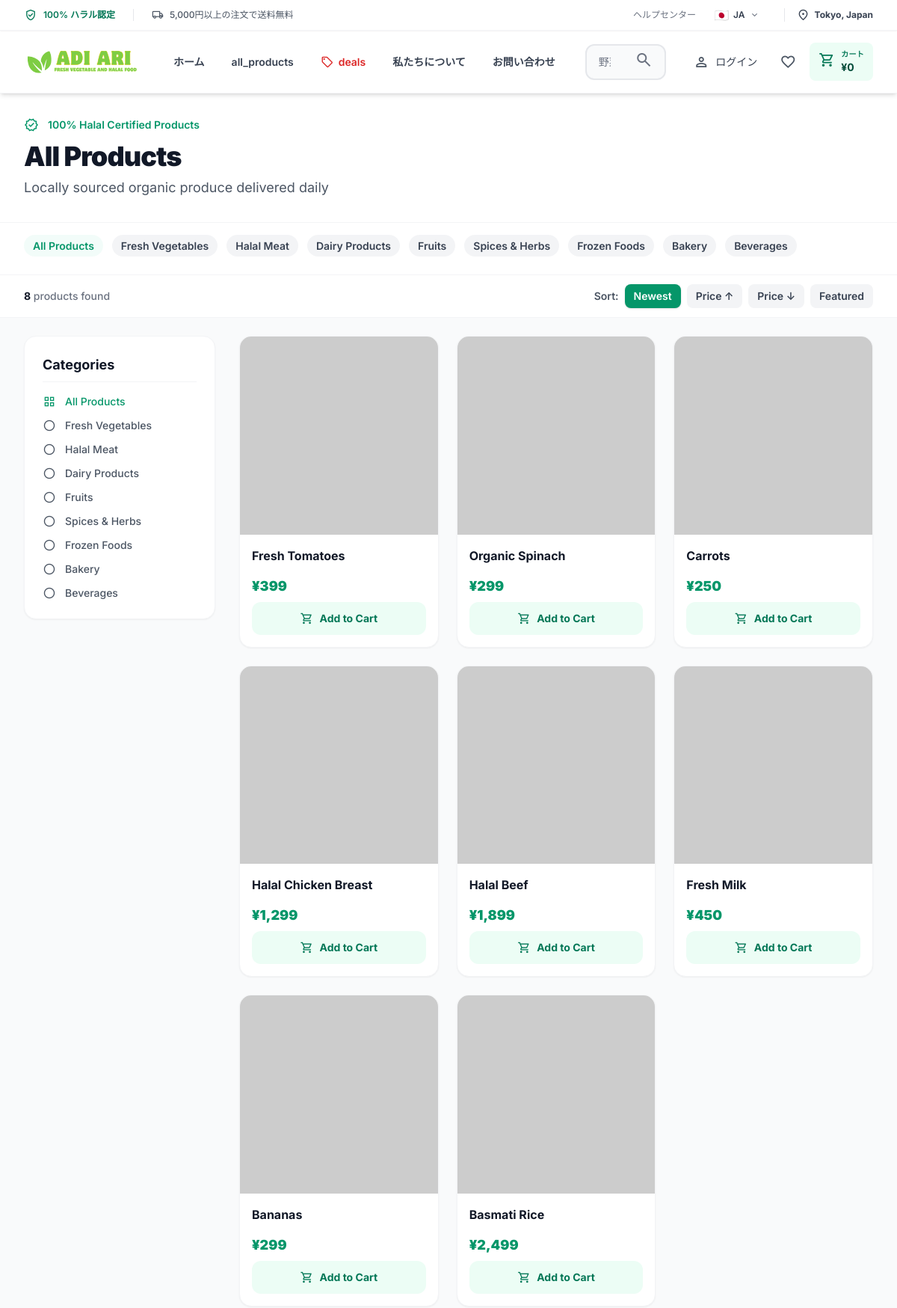
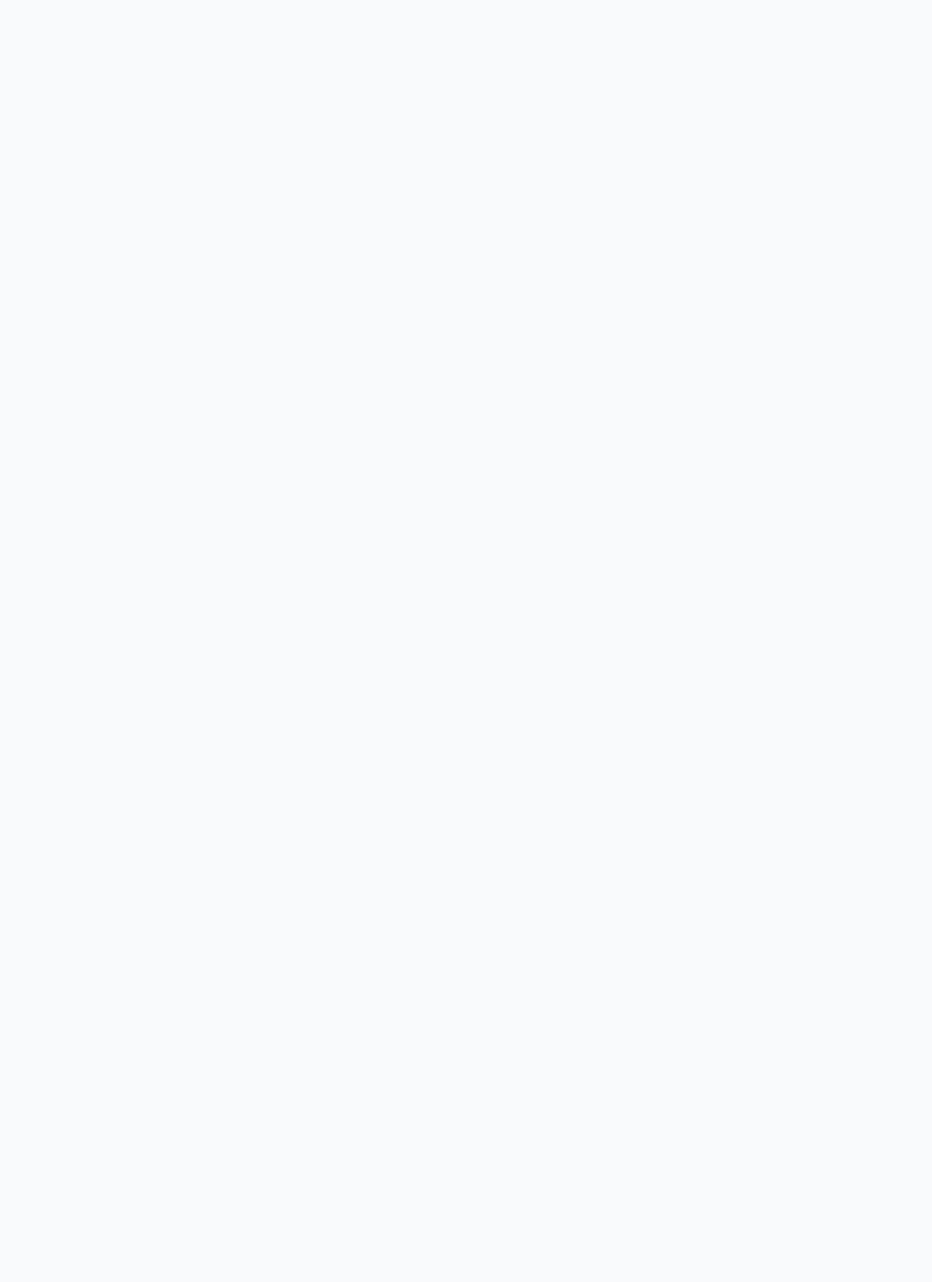
Page /products (upper part) on the committed database (2 pictures, top to bottom).
### tables this page shows
CREATE TABLE IF NOT EXISTS categories (
    id INT PRIMARY KEY AUTO_INCREMENT,
    name VARCHAR(100) NOT NULL,
    slug VARCHAR(100) UNIQUE NOT NULL,
    description TEXT,
    image VARCHAR(255),
    icon VARCHAR(100),
    parent_id INT NULL,
    display_order INT DEFAULT 0,
    status ENUM('active', 'inactive') DEFAULT 'active',
    meta_title VARCHAR(200),
    meta_description TEXT,
    created_at DATETIME DEFAULT CURRENT_TIMESTAMP,
    updated_at DATETIME DEFAULT CURRENT_TIMESTAMP ON UPDATE CURRENT_TIMESTAMP,
    FOREIGN KEY (parent_id) REFERENCES categories(id) ON DELETE SET NULL,
    INDEX idx_slug (slug),
    INDEX idx_status (status),
    INDEX idx_parent (parent_id),
    INDEX idx_display_order (display_order)
);

CREATE TABLE IF NOT EXISTS products (
    id INT PRIMARY KEY AUTO_INCREMENT,
    category_id INT NOT NULL,
    name VARCHAR(200) NOT NULL,
    slug VARCHAR(200) UNIQUE NOT NULL,
    description TEXT,
    short_description VARCHAR(500),
    price DECIMAL(10,2) NOT NULL,
    sale_price DECIMAL(10,2) NULL,
    cost_price DECIMAL(10,2) NULL,
    tax_rate DECIMAL(5,2) DEFAULT NULL COMMENT 'Per-product tax rate override (NULL = use global)',
    sku VARCHAR(100) UNIQUE,
    barcode VARCHAR(100) DEFAULT NULL,
    unit VARCHAR(50) DEFAULT 'piece',
    weight DECIMAL(10,2),
    stock_quantity INT DEFAULT 0,
    min_stock_level INT DEFAULT 10,
    reorder_level INT DEFAULT 10,
    primary_image VARCHAR(255) NULL,
    is_halal TINYINT(1) DEFAULT 0,
    halal_cert_number VARCHAR(100) NULL,
    is_organic TINYINT(1) DEFAULT 0,
    is_featured TINYINT(1) DEFAULT 0,
    is_new TINYINT(1) DEFAULT 0,
    is_on_sale TINYINT(1) DEFAULT 0,
    status ENUM('active', 'inactive') DEFAULT 'active',
    views_count INT DEFAULT 0,
    meta_title VARCHAR(200),
    meta_description VARCHAR(500),
    meta_keywords VARCHAR(500),
    deleted_at DATETIME NULL,
    created_at DATETIME DEFAULT CURRENT_TIMESTAMP,
    updated_at DATETIME DEFAULT CURRENT_TIMESTAMP ON UPDATE CURRENT_TIMESTAMP,
    FOREIGN KEY (category_id) REFERENCES categories(id) ON DELETE CASCADE,
    INDEX idx_category (category_id),
    INDEX idx_slug (slug),
    INDEX idx_sku (sku),
    INDEX idx_barcode (barcode),
    INDEX idx_featured (is_featured),
    INDEX idx_status (status),
    INDEX idx_price (price),
    INDEX idx_deleted (deleted_at),
    FULLTEXT idx_search (name, description, short_description)
);

### app/views/products/index.php (the view, shortened to what the rows shown need)
<?php
$products = $data['products'];
$categories = $data['categories'];
$currentCategory = $data['currentCategory'] ?? null;
$search = $data['search'] ?? '';
$totalProducts = $data['totalProducts'];
?>
<div class="bg-gray-50 dark:bg-gray-900 min-h-screen pb-12">
    <div class="bg-white dark:bg-gray-800 shadow-sm border-b border-gray-100 dark:border-gray-700">
        <div class="max-w-7xl mx-auto px-4 sm:px-6 lg:px-8 py-8">
            <h1 class="text-4xl font-black text-gray-900 dark:text-white tracking-tight mb-2">
                <?= $currentCategory ? htmlspecialchars($currentCategory['name']) : 'All Products' ?>
            </h1>
        </div>
    </div>
    <div class="bg-white dark:bg-gray-800 border-b border-gray-100 dark:border-gray-700">
        <div class="max-w-7xl mx-auto px-4 sm:px-6 lg:px-8 py-4">
            <div class="flex gap-3 overflow-x-auto no-scrollbar pb-2">
                <a href="<?= $this->url('/products') ?>"
                   class="badge-modern <?= (!$currentCategory && !$search) ? 'badge-primary' : 'bg-gray-100 dark:bg-gray-700 text-gray-700 dark:text-gray-300 hover:bg-primary-50' ?> transition-all hover:scale-105">
                    All Products
                </a>
                <?php foreach ($categories as $category): ?>
                    <a href="<?= $this->url('/products?category=' . $category['id']) ?>"
                       class="badge-modern <?= ($currentCategory && $currentCategory['id'] == $category['id']) ? 'badge-primary' : 'bg-gray-100 dark:bg-gray-700 text-gray-700 dark:text-gray-300 hover:bg-primary-50' ?> transition-all hover:scale-105">
                        <?= htmlspecialchars($category['name']) ?>
                    </a>
                <?php endforeach; ?>
            </div>
        </div>
    </div>
    <div class="bg-white dark:bg-gray-800 border-b border-gray-100 dark:border-gray-700 mb-6">
        <div class="max-w-7xl mx-auto px-4 sm:px-6 lg:px-8 py-3 flex flex-wrap items-center justify-between gap-3">
            <p class="text-sm text-gray-500 dark:text-gray-400 font-medium">
                <span class="font-bold text-gray-900 dark:text-white"><?= $totalProducts ?></span> products found
            </p>
        </div>
    </div>
    <div class="max-w-7xl mx-auto px-4 sm:px-6 lg:px-8 flex flex-col lg:flex-row gap-8">
        <aside class="hidden lg:block w-64 shrink-0">
            <div class="bg-white dark:bg-gray-800 rounded-2xl shadow-sm border border-gray-100 dark:border-gray-700 p-6 sticky top-24">
                <ul class="space-y-3">
                    <?php foreach ($categories as $category): ?>
                        <li>
                            <a href="<?= $this->url('/products?category=' . $category['id']) ?>" class="flex items-center gap-3 text-sm font-medium transition-colors <?= ($currentCategory && $currentCategory['id'] == $category['id']) ? 'text-emerald-600 font-bold' : 'text-gray-600 dark:text-gray-400 hover:text-emerald-600' ?>">
                                <span class="material-symbols-outlined text-[18px]">lens</span>
                                <?= htmlspecialchars($category['name']) ?>
                            </a>
                        </li>
                    <?php endforeach; ?>
                </ul>
            </div>
        </aside>
        <div class="flex-1">
    <?php if (empty($products)): ?>
        <div class="px-4 sm:px-5 py-8 sm:py-12 text-center">
            <div class="w-16 h-16 sm:w-20 sm:h-20 bg-gray-100 rounded-full flex items-center justify-center mx-auto mb-4 sm:mb-6">
                <span class="material-symbols-outlined text-3xl sm:text-4xl text-gray-400">inventory_2</span>
            </div>
            <h3 class="text-lg sm:text-xl font-medium text-gray-900 mb-2">No Products Found</h3>
            <p class="text-sm sm:text-base text-gray-500 mb-4 sm:mb-6">Try adjusting your search or filter to find what you're looking for.</p>
            <a href="<?= $this->url('/products') ?>" class="inline-block bg-primary text-white px-5 sm:px-6 py-2 rounded-lg hover:bg-green-700 transition text-sm sm:text-base">
                Clear Filters
            </a>
        </div>
    <?php else: ?>
        <div class="grid grid-cols-2 sm:grid-cols-3 xl:grid-cols-4 gap-4 sm:gap-6 pb-8">
            <?php foreach ($products as $product): ?>
                <div class="group flex flex-col bg-white dark:bg-gray-800 rounded-2xl shadow-sm hover:shadow-xl transition-all duration-300 overflow-hidden border border-gray-100 dark:border-gray-700 hover:-translate-y-1">
                    <div class="relative w-full aspect-square bg-gray-50 dark:bg-gray-900 overflow-hidden">
                        <img src="<?= htmlspecialchars($this->productImage($product['primary_image'], 'https://placehold.co/400x400?text=Product')) ?>"
                             alt="<?= htmlspecialchars($product['name']) ?>"
                             class="w-full h-full object-cover transition-transform duration-500 group-hover:scale-105"
                             onerror="this.onerror=null;this.src='https://placehold.co/400x400?text=No+Image';">
                    </div>
                    <div class="p-4 flex flex-col flex-1 gap-2">
                        <div class="flex-1">
                            <a href="<?= $this->url('/product/' . $product['id']) ?>" class="text-gray-900 dark:text-white text-sm sm:text-base font-bold leading-tight hover:text-emerald-600 dark:hover:text-emerald-400 transition-colors line-clamp-2 mb-1">
                                <?= htmlspecialchars($product['name']) ?>
                            </a>
                        </div>
                        <div class="flex flex-col gap-3 mt-2">
                            <div class="flex items-end gap-2">
                                <p class="text-emerald-600 dark:text-emerald-400 text-lg font-black leading-none">¥<?= number_format($product['is_on_sale'] ? $product['sale_price'] : $product['price']) ?></p>
                            </div>
                            <?php if ($product['stock_quantity'] > 0): ?>
                            <form action="<?= $this->url('/cart/add') ?>" method="POST" class="w-full">
                                <button type="submit" class="w-full flex items-center justify-center gap-2 bg-emerald-50 text-emerald-700 hover:bg-emerald-600 hover:text-white dark:bg-emerald-900/30 dark:text-emerald-400 dark:hover:bg-emerald-600 dark:hover:text-white py-2.5 rounded-xl text-sm font-bold transition-colors active:scale-95">
                                    <span class="material-symbols-outlined text-[18px]">shopping_cart</span>
                                    <span>Add to Cart</span>
                                </button>
                            </form>
                            <?php else: ?>
                            <div class="w-full text-center py-2.5 rounded-xl border border-red-200 bg-red-50 text-red-600 text-sm font-bold">
                                Out of Stock
                            </div>
                            <?php endif; ?>
                        </div>
                    </div>
                </div>
            <?php endforeach; ?>
        </div>
    <?php endif; ?>
    </div>
</div>
</div>

### rows in the picture
categories: name "Fresh Vegetables"
categories: name "Halal Meat"
categories: name "Dairy Products"
categories: name "Fruits"
categories: name "Spices & Herbs"
categories: name "Frozen Foods"
categories: name "Bakery"
categories: name "Beverages"
products: id "8", name "Basmati Rice", is_on_sale+price "2,499"
products: name "Fresh Tomatoes", is_on_sale+price "399"
products: name "Organic Spinach", is_on_sale+price "299"
products: name "Carrots", is_on_sale+price "250"
products: name "Halal Chicken Breast", is_on_sale+price "1,299"
products: name "Halal Beef", is_on_sale+price "1,899"
products: name "Fresh Milk", is_on_sale+price "450"
products: name "Bananas", is_on_sale+price "299"

### other values in the picture
Language::get('halal_certified') "100% ハラル認定"
Language::get('free_shipping') "5,000円以上の注文で送料無料"
Language::get('help_center') "ヘルプセンター"
$currentFlag "🇯🇵"
Language::current() "JA"
Language::get('home') "ホーム"
Language::get('all_products') "all_products"
Language::get('deals') "deals"
Language::get('about') "私たちについて"
Language::get('contact') "お問い合わせ"
Language::get('login') "ログイン"
Language::get('my_cart') "カート"
$cartSubtotal "0"
$label "Newest"
$label "Price ↑"
